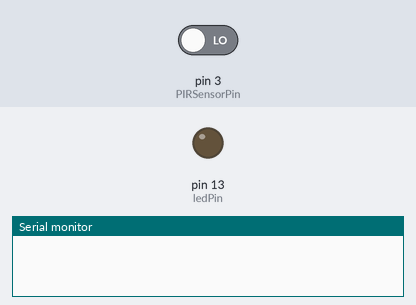
This sketch was run on a simulated Arduino Uno, built with avr-gcc and run on an emulated ATmega328P. Shown: output pins drawn as LEDs (lit = HIGH), the last lines printed to the serial monitor. Inputs (shaded band) come from the test bench; at power-on: pin 3 (PIRSensorPin) LOW.

Above: at 1.2 s.
1.3 s: pin 3 (PIRSensorPin) driven HIGH
At 1.8 s:
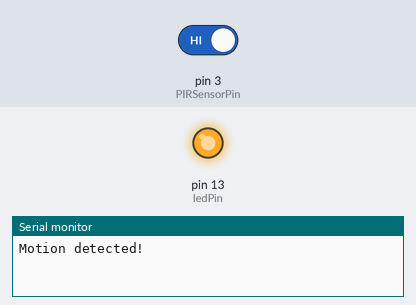
Timing chart, 0 to 4.3 s (numbered marks = the images above; inputs shaded):
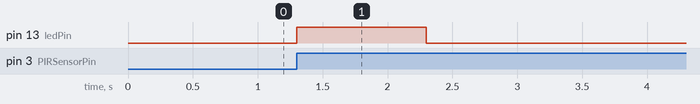

The sketch:

Task1.2P.ino
```cpp
const int PIRSensorPin = 3;
const int ledPin = 13;
volatile bool motionDetected = false;

void setup() {
  pinMode(PIRSensorPin, INPUT);
  pinMode(ledPin, OUTPUT);
  attachInterrupt(digitalPinToInterrupt(PIRSensorPin), motionDetectedIsTrue, CHANGE);
  Serial.begin(9600);
}

void loop() {
  if (motionDetected) {
    digitalWrite(ledPin, HIGH);
    Serial.println("Motion detected!");
    delay(1000);
    motionDetected = false;
  } else {
    digitalWrite(ledPin, LOW);
  }
}

void motionDetectedIsTrue() {
  motionDetected = true;
}
```

Measured:
- after the input at 1.3 s, pin 13 (ledPin): LOW → HIGH at once, → LOW 1.0 s later
